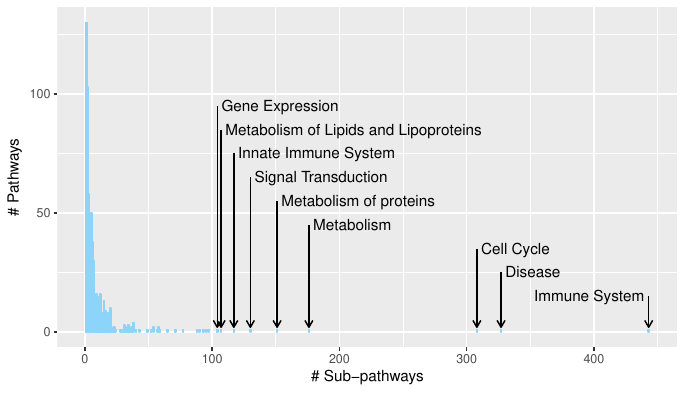

This figure's R source:
library("Matrix")
library("RNeo4j")
graph <- startGraph("http://localhost:7474/db/data/")

allpathways <- unlist(cypherToList(
    graph,
    paste0("MATCH ",
           "(p:Pathway{speciesName:'Homo sapiens'})",
           "RETURN p.stId AS parent")))

## nr subpathways (children) per pathway
nrSubPathTot <- rep(NA, length(allpathways))
i <- 0
while (i < length(allpathways)) {
    i <- i+1
    nrSubPathTot[i] <- cypher(
        graph,
        paste0("MATCH ",
               "(p:Pathway{stId:{placeholder}})",
               "-[h:hasEvent*]->",
               "(p2:Pathway{speciesName:'Homo sapiens'})",
               "RETURN COUNT(DISTINCT p2.stId) AS child"),
        placeholder = allpathways[i])
}
nrSubPathTot <- unlist(nrSubPathTot)

sum(nrSubPathTot == 0) ## 1397
sum(nrSubPathTot > 0) ## 654
sum(nrSubPathTot > 100) ## 9
sum(nrSubPathTot > 200) ## 3

cbind(allpathways[nrSubPathTot > 100],
      nrSubPathTot[nrSubPathTot > 100])
cbind(
    cypher(graph,
           paste0("MATCH (p:Pathway)",
                  " WHERE p.stId IN {placeholder}",
                  " RETURN p.displayName"),
           placeholder = allpathways[nrSubPathTot > 100]),
    cypher(graph,
           paste0("MATCH (p:Pathway)",
                  " WHERE p.stId IN {placeholder}",
                  " RETURN p.stId"),
           placeholder = allpathways[nrSubPathTot > 100]))

##                           p.displayName        p.stId nrSub
## 1                   Signal Transduction  R-HSA-162582   327
## 2                         Immune System  R-HSA-168256   176
## 3                Metabolism of proteins  R-HSA-392499   104
## 4                            Metabolism R-HSA-1430728   308
## 5                  Innate Immune System  R-HSA-168249   117
## 6                            Cell Cycle R-HSA-1640170   130
## 7 Metabolism of lipids and lipoproteins  R-HSA-556833   107
## 8                       Gene Expression   R-HSA-74160   151
## 9                               Disease R-HSA-1643685   443

library("ggplot2")

ggplot(data.frame(counts=nrSubPathTot[nrSubPathTot != 0]),
       aes(counts)) +
    ## geom_bar(fill=rgb(137, 208, 245, maxColorValue=250),
    ##          col=rgb(137/2, 208/2, 245/2, maxColorValue=250)) +
    geom_bar(fill=rgb(137, 208, 245, maxColorValue=250),
             col=rgb(137, 208, 245, maxColorValue=250)) +
    scale_y_continuous(name = "# Pathways") +
scale_x_continuous(name = "# Sub-pathways") +
annotate("text", label="Immune System ",
         x=443, y=15, hjust="right") +
    annotate("segment",
             x=443, y=15, xend=443, yend=2, size=0.5,
             arrow=arrow(length=unit(.2, "cm"))) +
annotate("text", label=" Disease",
         x=327, y=25, hjust="left") +
    annotate("segment",
             x=327, y=25, xend=327, yend=2, size=0.5,
             arrow=arrow(length=unit(.2, "cm"))) +
annotate("text", label=" Cell Cycle",
         x=308, y=35, hjust="left") +
    annotate("segment",
             x=308, y=35, xend=308, yend=2, size=0.5,
             arrow=arrow(length=unit(.2, "cm"))) +
annotate("text", label=" Metabolism",
         x=176, y=45, hjust="left") +
    annotate("segment",
             x=176, y=45, xend=176, yend=2, size=0.5,
             arrow=arrow(length=unit(.2, "cm"))) +
annotate("text", label=" Metabolism of proteins",
         x=151, y=55, hjust="left") +
    annotate("segment",
             x=151, y=55, xend=151, yend=2, size=0.5,
             arrow=arrow(length=unit(.2, "cm"))) +
annotate("text", label=" Signal Transduction",
         x=130, y=65, hjust="left") +
    annotate("segment",
             x=130, y=65, xend=130, yend=2, size=0.5,
             arrow=arrow(length=unit(.2, "cm"))) +
annotate("text", label=" Innate Immune System",
         x=117, y=75, hjust="left") +
    annotate("segment",
             x=117, y=75, xend=117, yend=2, size=0.5,
             arrow=arrow(length=unit(.2, "cm"))) +
annotate("text", label=" Metabolism of Lipids and Lipoproteins",
         x=107, y=85, hjust="left") +
    annotate("segment",
             x=107, y=85, xend=107, yend=2, size=0.5,
             arrow=arrow(length=unit(.2, "cm"))) +
annotate("text", label=" Gene Expression",
         x=104, y=95, hjust="left") +
    annotate("segment",
             x=104, y=95, xend=104, yend=2, size=0.5,
             arrow=arrow(length=unit(.2, "cm")))

ggsave("FigureS2.pdf", width=174, height=100, units="mm")
